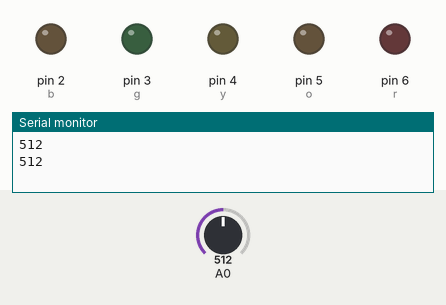
This sketch was run on a simulated Arduino Uno, built with avr-gcc and run on an emulated ATmega328P. Parts: output pins drawn as LEDs (lit = HIGH), the last lines printed to the serial monitor. The test bench sets the inputs (shaded band); at power-on: A0 = 512.

Above: at 1.8 s.
1.9 s: A0 set to 482
At 2.29 s:
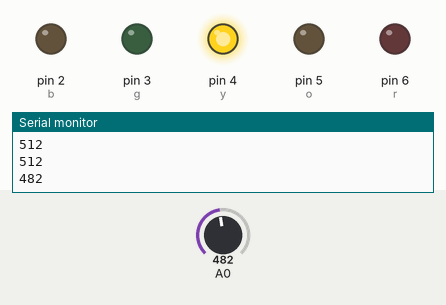
5.4 s: A0 set to 462
At 6.13 s:
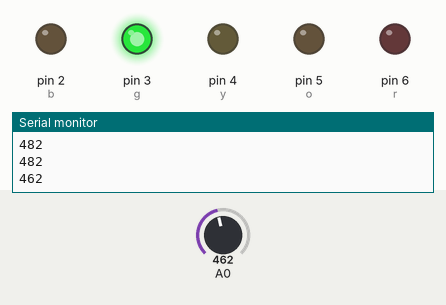
9.5 s: A0 set to 439
At 9.82 s:
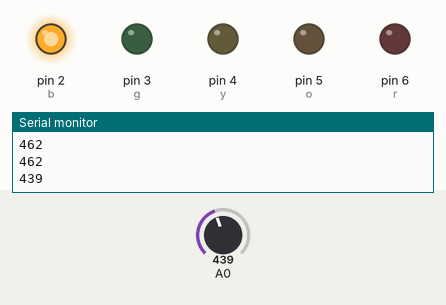
13.0 s: A0 set to 511
16.5 s: A0 set to 306
Timing chart, 0 to 21.0 s (numbered marks = the images above; inputs shaded):
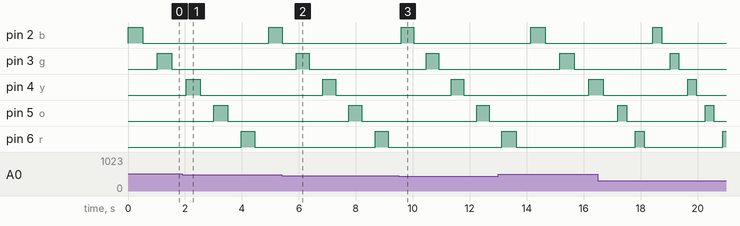

The sketch:

Serie1.ino
```cpp
int pot = 0;
int b = 2;
int g = 3;
int y = 4;
int o = 5;
int r = 6;

void setup() {
  // put your setup code here, to run once:
  Serial.begin(9600);
  pinMode(b, OUTPUT);
  pinMode(g, OUTPUT);
  pinMode(y, OUTPUT);
  pinMode(r, OUTPUT);
  pinMode(o, OUTPUT);
}

void loop() {
  // put your main code here, to run repeatedly:
  pot = analogRead(A0);
  Serial.println(pot);
  if (pot <= 20)
  {
    pot=20;
    }

  digitalWrite(b, HIGH);
  delay (pot);
  digitalWrite(b, LOW);
  delay (pot);

  pot = analogRead(A0);
  Serial.println(pot);
  if (pot <= 20)
  {
    pot=20;
    }

  digitalWrite(g, HIGH);
  delay (pot);
  digitalWrite(g, LOW);
  delay (pot);

  pot = analogRead(A0);
  Serial.println(pot);
  if (pot <= 20)
  {
    pot=20;
    }

  digitalWrite(y, HIGH);
  delay (pot);
  digitalWrite(y, LOW);
  delay (pot);

  pot = analogRead(A0);
  Serial.println(pot);
  if (pot <= 20)
  {
    pot=20;
    }

  digitalWrite(o, HIGH);
  delay (pot);
  digitalWrite(o, LOW);
  delay (pot);

  pot = analogRead(A0);
  Serial.println(pot);
  if (pot <= 20)
  {
    pot=20;
    }


  digitalWrite(r, HIGH);
  delay (pot);
  digitalWrite(r, LOW);
  delay (pot);

}
```

Measured:
- the behaviour switches between 501 and 500 on A0 (found by bisection; images 0 and 1)
- the behaviour switches between 456 and 455 on A0 (found by bisection; images 2 and 3)
- by itself, pin 5 (o): alternates HIGH for 0.31 s and LOW for 2.8 s
